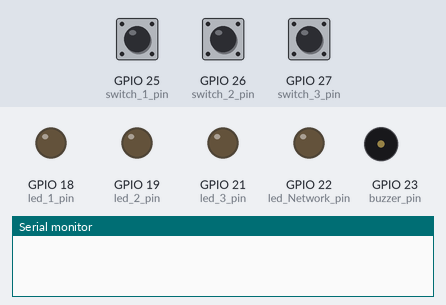
A sketch run on a simulated ESP32. Parts: output pins drawn as LEDs (lit = HIGH), buzzer (waves = sounding, pin HIGH), the last lines printed to the serial monitor. The inputs (shaded band) are chosen by the test bench; at power-on: GPIO 27 (switch_3_pin) HIGH, GPIO 25 (switch_1_pin) HIGH, GPIO 26 (switch_2_pin) HIGH. The modem accepts every AT command (registered, SIM ready, sends succeed) and sends nothing else.

Above: at 1.2 s.
1.3 s: GPIO 27 (switch_3_pin) pulled LOW for 0.15 s
At 1.82 s:
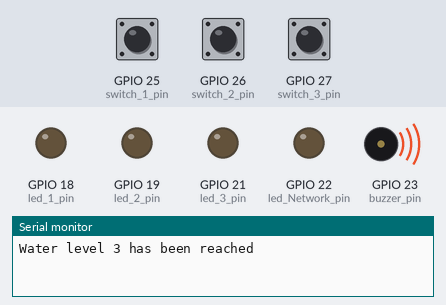
At 17.5 s:
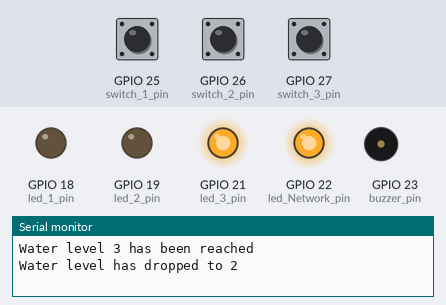
Timing chart, 0 to 18.3 s (numbered marks = the images above; inputs shaded):
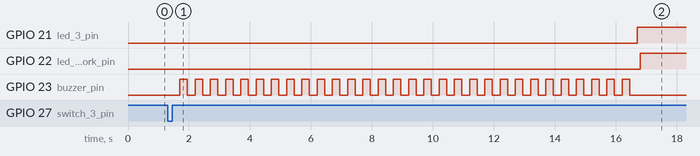

The sketch:

Flood_Detector_With_SMS_2_Way_Coms.ino
```cpp
#include <SoftwareSerial.h>

// Define pin numbers for float switches
const int switch_1_pin = 25;
const int switch_2_pin = 26;
const int switch_3_pin = 27;

// Define pin numbers for LEDs
const int led_1_pin = 18;
const int led_2_pin = 19;
const int led_3_pin = 21;
const int led_Network_pin = 22;

// Set initial state of the water levels
bool level_1_reached = false;
bool level_2_reached = false;
bool level_3_reached = false;

// Ensures Flood Subsides
bool flood_subsided = false;

// Removes pin fluctuations
bool fluctuation_1 = false;
bool fluctuation_2 = false;
bool fluctuation_3 = false;

// GSM Object
SoftwareSerial gsm(16, 17);  // RX, TX

// Buzzer Alarm
const int buzzer_pin = 23;

// Current water level
int current_water_level = 0;

// Last time network status was checked
unsigned long lastNetworkCheckTime = 0;
const unsigned long networkCheckInterval = 5000; // Check every 5 seconds

// Last time SMS was processed
unsigned long lastSMSProcessTime = 0;
const unsigned long smsProcessInterval = 1000; // Process SMS every 1 second

// Setup function
void setup() {
  // Set up pins for float switches
  pinMode(switch_1_pin, INPUT_PULLUP);
  pinMode(switch_2_pin, INPUT_PULLUP);
  pinMode(switch_3_pin, INPUT_PULLUP);

  // Set up pins for LEDs
  pinMode(led_1_pin, OUTPUT);
  pinMode(led_2_pin, OUTPUT);
  pinMode(led_3_pin, OUTPUT);
  pinMode(led_Network_pin, OUTPUT);

  // Set up buzzer pin
  pinMode(buzzer_pin, OUTPUT);

  // Initialize GSM module
  Serial.begin(115200); // Begin serial communication with Arduino and Arduino IDE (Serial Monitor)
  gsm.begin(9600);      // Begin serial communication with Arduino and SIM800L

  gsm.println("AT+CMGF=1"); // Configuring TEXT mode
  updateSerial();
  gsm.println("AT+CNMI=1,2,0,0,0"); // Decides how newly arrived SMS messages should be handled
  updateSerial();
}

// Main loop
void loop() {
  unsigned long currentMillis = millis();

  // Check network registration status periodically
  if (currentMillis - lastNetworkCheckTime >= networkCheckInterval) {
    checkNetworkLED();
    lastNetworkCheckTime = currentMillis;
  }

  // Process incoming SMS periodically
  if (currentMillis - lastSMSProcessTime >= smsProcessInterval) {
    updateSerial();
    lastSMSProcessTime = currentMillis;
  }

  // Read the state of each float switch
  int switch_1_state = digitalRead(switch_1_pin);
  int switch_2_state = digitalRead(switch_2_pin);
  int switch_3_state = digitalRead(switch_3_pin);

  // Check water levels and send SMS if necessary
  if (switch_1_state == LOW && !level_1_reached && !fluctuation_1) {
    Serial.println("Water level 1 has been reached");
    level_1_reached = true;
    fluctuation_1 = false;
    current_water_level = 1;
    send_sms("Water level 1 has been reached");
  }

  if (switch_2_state == LOW && !level_2_reached && !fluctuation_2) {
    Serial.println("Water level 2 has been reached");
    level_2_reached = true;
    fluctuation_2 = false;
    fluctuation_1 = true;
    current_water_level = 2;
    send_sms("Water level 2 has been reached");
  }

  if (switch_3_state == LOW && !level_3_reached) {
    Serial.println("Water level 3 has been reached");
    level_3_reached = true;
    flood_subsided = true;
    fluctuation_3 = false;
    fluctuation_2 = true;
    fluctuation_1 = true;
    current_water_level = 3;
    send_sms("Water level 3 has been reached");
    beep();
  }

  // Check if flood has subsided
  if (switch_3_state == HIGH && level_3_reached) {
    Serial.println("Water level has dropped to 2");
    send_sms("Water level has dropped to 2");
    level_3_reached = false;
    current_water_level = 2;
  }

  if (switch_2_state == HIGH && level_2_reached && switch_3_state == HIGH) {
    Serial.println("Water level has dropped to 1");
    send_sms("Water level has dropped to 1");
    level_2_reached = false;
    flood_subsided = true;
    current_water_level = 1;
  }

  if (switch_1_state == HIGH && switch_2_state == HIGH && switch_3_state == HIGH) {
    if (level_1_reached || level_2_reached || level_3_reached || flood_subsided) {
      delay(4000);
      Serial.println("Flood has subsided");
      send_sms("Flood has subsided");
    }

    // Reset water level states if all switches are open
    level_1_reached = false;
    level_2_reached = false;
    level_3_reached = false;
    flood_subsided = false;

    // Reset pin fluctuations
    fluctuation_1 = false;
    fluctuation_2 = false;
    fluctuation_3 = false;

    current_water_level = 0;
  }

  // Update LED states based on float switch states
  digitalWrite(led_1_pin, switch_1_state == LOW ? HIGH : LOW);
  digitalWrite(led_2_pin, switch_2_state == LOW ? HIGH : LOW);
  digitalWrite(led_3_pin, switch_3_state == LOW ? HIGH : LOW);
}

void checkNetworkLED() {
  gsm.print("AT+CREG?\r\n");
  delay(100);
  String response = "";
  while (gsm.available()) {
    response += char(gsm.read());
  }
  if (response.indexOf("+CREG: 0,1") != -1 || response.indexOf("+CREG: 0,5") != -1) {
    // Network registration successful or already registered
    digitalWrite(led_Network_pin, HIGH);
  } else {
    // Network registration failed or not registered
    digitalWrite(led_Network_pin, LOW);
  }
}

// Function for buzzer alarm
void beep() {
  for (int i = 0; i < 30; i++) {
    digitalWrite(buzzer_pin, HIGH);
    delay(250);
    digitalWrite(buzzer_pin, LOW);
    delay(250);
  }
}

// Function to send SMS
void send_sms(String message) {
  gsm.print("AT+CMGF=1\r\n");
  delay(100);
  gsm.print("AT+CMGS=\"+09204074049\"\r\n"); // Replace with your phone number
  delay(100);
  gsm.print(message + "\r\n");
  delay(100);
  gsm.write(26);
  delay(100);
}

void updateSerial() {
  while (gsm.available()) {
    String receivedData = gsm.readStringUntil('\n'); // Read the received data

    if (receivedData.indexOf("level") != -1) // Check if received SMS contains the keyword "level"
    {
      Serial.println("Received SMS contains the keyword 'level'.");
      Serial.println(" Current Water Level: " + String(current_water_level));
      send_sms(" Current Water Level: " + String(current_water_level));
      // Additional actions can be performed here
    }
  }
}
```

Measured:
- after the input at 1.3 s, GPIO 21 (led_3_pin): LOW → HIGH after 15.4 s; GPIO 22 (led_Network_pin): LOW → HIGH after 15.5 s instead of 3.8 s; GPIO 23 (buzzer_pin): alternates HIGH for 0.25 s and LOW for 0.25 s, 60 changes in all, then stays LOW, starting after 0.40 s
